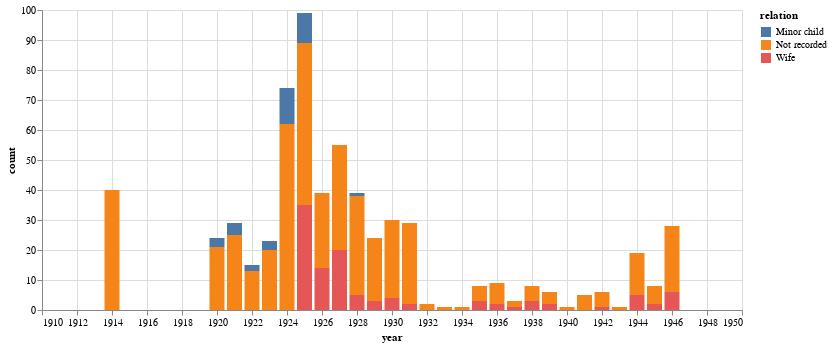

This figure's notebook cell:
### Code cell
alt.Chart(year_counts).mark_bar(size=15).encode(
    x=alt.X('year:Q', axis=alt.Axis(format='c')),
    y=alt.Y('count:Q', stack=True),
    color='relation:N',
    tooltip=['year', 'relation', 'count']
).properties(width=700)

### Figure 1 — Vega-Lite specification as saved in the notebook (floating-point values rounded to 4 significant figures)
{"config": {"view": {"continuousWidth": 400, "continuousHeight": 300}}, "data": {"name": "data-898387e9578e4fd14d168fec0d328f02"}, "mark": {"type": "bar", "size": 15}, "encoding": {"color": {"type": "nominal", "field": "relation"}, "tooltip": [{"type": "nominal", "field": "year"}, {"type": "nominal", "field": "relation"}, {"type": "quantitative", "field": "count"}], "x": {"type": "quantitative", "axis": {"format": "c"}, "field": "year"}, "y": {"type": "quantitative", "field": "count", "stack": true}}, "width": 700, "$schema": "https://vega.github.io/schema/vega-lite/v4.8.1.json", "datasets": {"data-898387e9578e4fd14d168fec0d328f02": [{"year": "1924", "relation": "Not recorded", "count": 62}, {"year": "1925", "relation": "Not recorded", "count": 54}, {"year": "1914", "relation": "Not recorded", "count": 40}, {"year": "1927", "relation": "Not recorded", "count": 35}, {"year": "1925", "relation": "Wife", "count": 35}, {"year": "1928", "relation": "Not recorded", "count": 33}, {"year": "1931", "relation": "Not recorded", "count": 27}, {"year": "1930", "relation": "Not recorded", "count": 26}, {"year": "1921", "relation": "Not recorded", "count": 25}, {"year": "1926", "relation": "Not recorded", "count": 25}, {"year": "1946", "relation": "Not recorded", "count": 22}, {"year": "1929", "relation": "Not recorded", "count": 21}, {"year": "1920", "relation": "Not recorded", "count": 21}, {"year": "1923", "relation": "Not recorded", "count": 20}, {"year": "1927", "relation": "Wife", "count": 20}, {"year": "1926", "relation": "Wife", "count": 14}, {"year": "1944", "relation": "Not recorded", "count": 14}, {"year": "1922", "relation": "Not recorded", "count": 13}, {"year": "1924", "relation": "Minor child", "count": 12}, {"year": "1925", "relation": "Minor child", "count": 10}, {"year": "1936", "relation": "Not recorded", "count": 7}, {"year": "1946", "relation": "Wife", "count": 6}, {"year": "1945", "relation": "Not recorded", "count": 6}, {"year": "1944", "relation": "Wife", "count": 5}, {"year": "1938", "relation": "Not recorded", "count": 5}, {"year": "1942", "relation": "Not recorded", "count": 5}, {"year": "1941", "relation": "Not recorded", "count": 5}, {"year": "1935", "relation": "Not recorded", "count": 5}, {"year": "1928", "relation": "Wife", "count": 5}, {"year": "1930", "relation": "Wife", "count": 4}, {"year": "1939", "relation": "Not recorded", "count": 4}, {"year": "1921", "relation": "Minor child", "count": 4}, {"year": "1938", "relation": "Wife", "count": 3}, {"year": "1923", "relation": "Minor child", "count": 3}, {"year": "1935", "relation": "Wife", "count": 3}, {"year": "1929", "relation": "Wife", "count": 3}, {"year": "1920", "relation": "Minor child", "count": 3}, {"year": "1937", "relation": "Not recorded", "count": 2}, {"year": "1932", "relation": "Not recorded", "count": 2}, {"year": "1922", "relation": "Minor child", "count": 2}, {"year": "1945", "relation": "Wife", "count": 2}, {"year": "1931", "relation": "Wife", "count": 2}, {"year": "1939", "relation": "Wife", "count": 2}, {"year": "1936", "relation": "Wife", "count": 2}, {"year": "1937", "relation": "Wife", "count": 1}, {"year": "1942", "relation": "Wife", "count": 1}, {"year": "1943", "relation": "Not recorded", "count": 1}, {"year": "1940", "relation": "Not recorded", "count": 1}, {"year": "1928", "relation": "Minor child", "count": 1}, {"year": "1933", "relation": "Not recorded", "count": 1}, {"year": "1934", "relation": "Not recorded", "count": 1}]}}
